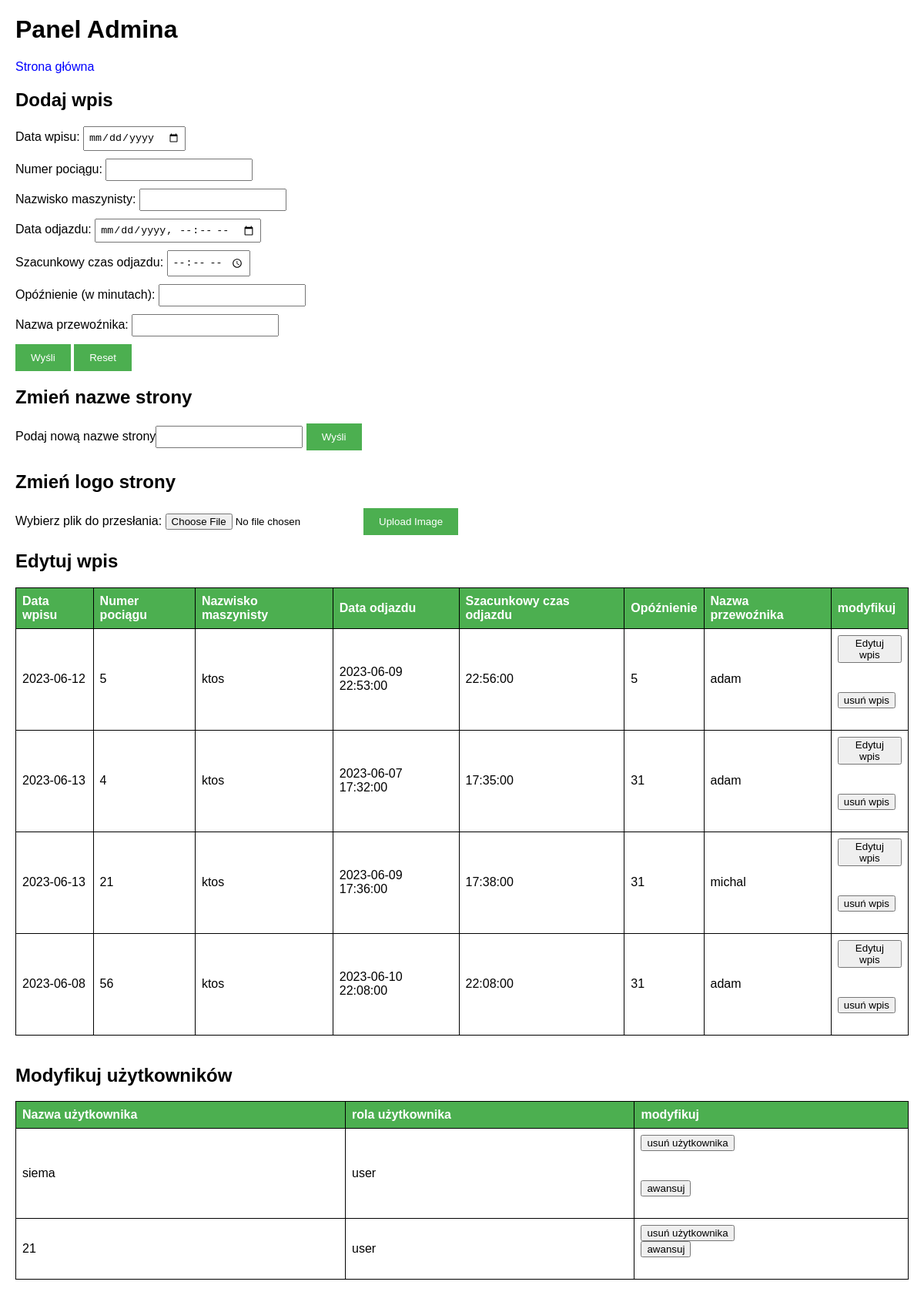
Screenshot of /pociągi/panel.php (signed in) with the database file from the repository.
### tables this page shows
CREATE TABLE `pociagi` (
  `dataWp` date NOT NULL,
  `numer` int(11) NOT NULL,
  `nazwisko` text NOT NULL,
  `dataOd` datetime NOT NULL,
  `czas` time NOT NULL,
  `opoznienie` int(11) NOT NULL,
  `nazwa` text NOT NULL,
  `id` int(11) NOT NULL
);

CREATE TABLE `users` (
  `id` int(11) NOT NULL,
  `username` varchar(255) NOT NULL,
  `password` varchar(255) NOT NULL,
  `role` varchar(50) NOT NULL
);

### pociągi/panel.php (the view, shortened to what this page needs)
<html>
<head><link rel="stylesheet" href="Admin.css">
</head>
<body>
<h1>Panel Admina</h1>
<a href="glowna.php">Strona główna</a><br>
<?php
$con=mysqli_connect("localhost", "root", "", "dane");
if($con){
	$sql = "SELECT * FROM pociagi";
		$otherTrainsResult  = $con->query($sql);
}
?>
<h2>Dodaj wpis</h2>
<form action="panel.php" method="post">
		Data wpisu: <input type="date" name="dataWp"><br>
		Numer pociągu: <input type="number" name="numer"><br>
		Nazwisko maszynisty: <input type="text" name="nazwisko"><br>
		Data odjazdu: <input type="datetime-local" name="dataOd"><br>
		Szacunkowy czas odjazdu: <input type="time" name="czas"><br>
		Opóźnienie (w minutach): <input type="number" name="opoznienie"><br>
		Nazwa przewoźnika: <input type="text" name="nazwa"><br>
		<input type="submit" value="Wyśli">
		<input type="reset" value="Reset">
</form>
<h2>Zmień nazwe strony</h2>
<form action="panel.php" method="post">
        Podaj nową nazwe strony<input type="text" name="site_name">
<input type="submit" value="Wyśli">
</form>
<h2>Zmień logo strony</h2>
<form action="panel.php" method="post" enctype="multipart/form-data">
  Wybierz plik do przesłania:
  <input type="file" name="fileToUpload" id="fileToUpload">
  <input type="submit" value="Upload Image" name="submit">
</form>
<h2>Edytuj wpis</h4>
	<table>
        <tr>
            <th>Data wpisu</th>
            <th>Numer pociągu</th>
            <th>Nazwisko maszynisty</th>
            <th>Data odjazdu</th>
            <th>Szacunkowy czas odjazdu</th>
            <th>Opóźnienie</th>
            <th>Nazwa przewoźnika</th>
			<th>modyfikuj</th>
        </tr>
		<?php while ($row = $otherTrainsResult ->fetch_assoc()): ?>
		<tr>
            <td><?php echo $row['dataWp']; ?></td>
            <td><?php echo $row['numer']; ?></td>
            <td><?php echo $row['nazwisko']; ?></td>
            <td><?php echo $row['dataOd']; ?></td>
            <td><?php echo $row['czas']; ?></td>
            <td><?php echo $row['opoznienie']; ?></td>
            <td><?php echo $row['nazwa']; ?></td>
			<td><form action="panel.php" method="post"><button type="submit" name="edytuj">Edytuj wpis</button><input type="hidden" value="<?php echo $row['id']; ?>" name="idWp"></form><br>
			<form action="panel.php" method="post"><button type="submit" name="Usun">usuń wpis</button><input type="hidden" value="<?php echo $row['id']; ?>" name="idWp"></form></td>
        </tr>
		<?php endwhile;
	    $username = $_SESSION['username'];
	    $us = "SELECT * FROM users WHERE username !='$username'";
		$userResult  = $con->query($us);
?>
</table><br>
<h2>Modyfikuj użytkowników<h2>
<table>
        <tr>
            <th>Nazwa użytkownika</th>
            <th>rola użytkownika</th>
			<th>modyfikuj</th>
        </tr>
		<?php while ($row = $userResult ->fetch_assoc()): ?>
		<tr>
            <td><?php echo $row['username']; ?></td>
            <td><?php echo $row['role']; ?></td>
			<td><form action="panel.php" method="post"><button type="submit" name="UsunUz">usuń użytkownika</button><input type="hidden" value="<?php echo $row['id']; ?>" name="idUs"></form><br>
			<?php $rola= $row ['role']; if($rola =='user'){?><form action="panel.php" method="post"><button type="submit" name="AwansujUz">awansuj</button><input type="hidden" value="<?php echo $row['id']; ?>" name="idUp"><?php }else{?>
			<form action="panel.php" method="post"><button type="submit" name="DegradujUs">Degraduj</button><input type="hidden" value="<?php echo $row['id']; ?>" name="idDg"><?php } ?></td>
        </tr>
		<?php endwhile;?>
		</table>
</body>
</html>

### pociągi/Admin.css (style rules this page uses)
body { font-family: Arial, sans-serif; margin: 20px; }
a { color: blue; text-decoration: none; }
form { margin-bottom: 20px; }
input[type="date"], input[type="number"], input[type="text"], input[type="datetime-local"], input[type="time"] { margin-bottom: 10px; padding: 5px; }
input[type="submit"], input[type="reset"] { padding: 10px 20px; background-color: #4CAF50; color: white; border: none; cursor: pointer; }
table { width: 100%; border-collapse: collapse; }
table th, table td { padding: 8px; text-align: left; border: 1px solid black; }
table th { background-color: #4CAF50; color: white; }

### rows the page displays
pociagi: dataWp "2023-06-12", numer "5", nazwisko "ktos", dataOd "2023-06-09 22:53:00", czas "22:56:00", opoznienie "5", nazwa "adam"
pociagi: dataWp "2023-06-13", numer "4", nazwisko "ktos", dataOd "2023-06-07 17:32:00", czas "17:35:00", opoznienie "31", nazwa "adam"
pociagi: dataWp "2023-06-13", numer "21", nazwisko "ktos", dataOd "2023-06-09 17:36:00", czas "17:38:00", opoznienie "31", nazwa "michal"
pociagi: dataWp "2023-06-08", numer "56", nazwisko "ktos", dataOd "2023-06-10 22:08:00", czas "22:08:00", opoznienie "31", nazwa "adam"
users: username "siema", role "user"
users: username "21", role "user"
